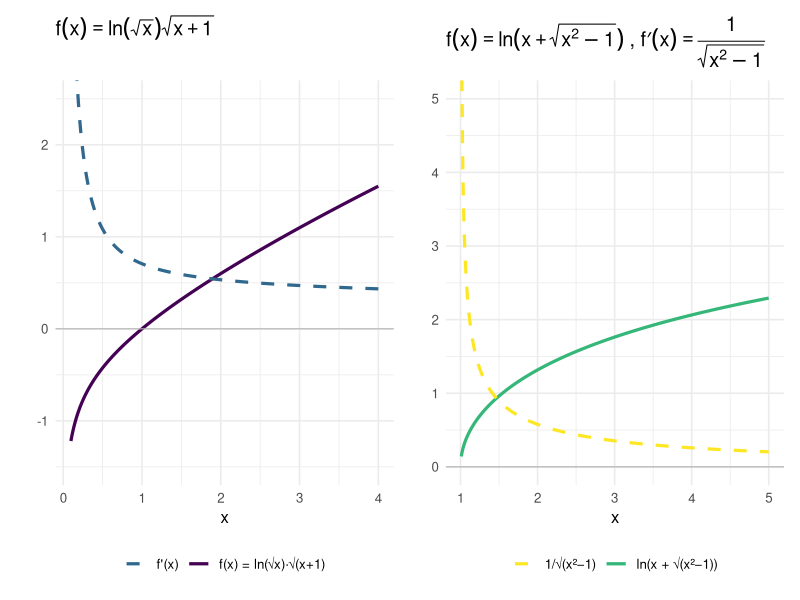

Write the R code that produced this figure.
## ---- chunk 1
#| label: fig-monitoria6
#| fig-cap: "Exercícios da Monitoria 6. À esquerda: $f(x) = \\ln(\\sqrt{x})\\cdot\\sqrt{x+1}$ e sua derivada. À direita: $f(x) = \\ln(x+\\sqrt{x^2-1})$ e sua derivada $f'(x)=1/\\sqrt{x^2-1}$."
#| fig-align: center
#| fig-width: 11
#| fig-height: 4.5

library(ggplot2)
library(patchwork)

base_t <- theme_minimal(base_size = 12)

# Exercício 1: f(x) = ln(sqrt(x)) * sqrt(x+1)
x1 <- seq(0.05, 4, length.out = 500)
df1 <- data.frame(
  x  = x1,
  f  = log(sqrt(x1)) * sqrt(x1 + 1),
  fp = (x1 + 1 + (x1/2)*log(x1)) / (2*x1*sqrt(x1+1))
)
df1 <- subset(df1, abs(fp) < 5)

p1 <- ggplot(df1, aes(x)) +
  geom_line(aes(y = f,  color = "f(x) = ln(√x)·√(x+1)"), linewidth = 1.1) +
  geom_line(aes(y = fp, color = "f'(x)"),                 linewidth = 1.1, linetype = "dashed") +
  geom_hline(yintercept = 0, color = "gray70", linewidth = 0.4) +
  coord_cartesian(ylim = c(-1.5, 2.5)) +
  scale_color_manual(values = c("f(x) = ln(√x)·√(x+1)" = "#440154",
                                 "f'(x)"                = "#31688e")) +
  labs(title = expression(f(x) == ln(sqrt(x)) * sqrt(x+1)),
       x = "x", y = "", color = NULL) +
  base_t + theme(legend.position = "bottom")

# Exercício 4: f(x) = ln(x + sqrt(x^2 - 1)), a=1
x2 <- seq(1.01, 5, length.out = 500)
df2 <- data.frame(
  x  = x2,
  f  = log(x2 + sqrt(x2^2 - 1)),
  fp = 1/sqrt(x2^2 - 1)
)
df2 <- subset(df2, fp < 10)

p2 <- ggplot(df2, aes(x)) +
  geom_line(aes(y = f,  color = "ln(x + √(x²−1))"), linewidth = 1.1) +
  geom_line(aes(y = fp, color = "1/√(x²−1)"),        linewidth = 1.1, linetype = "dashed") +
  geom_hline(yintercept = 0, color = "gray70", linewidth = 0.4) +
  coord_cartesian(ylim = c(0, 5)) +
  scale_color_manual(values = c("ln(x + √(x²−1))" = "#35b779",
                                 "1/√(x²−1)"       = "#FDE725")) +
  labs(title = expression(f(x) == ln(x + sqrt(x^2-1)) ~ "," ~ f*minute(x) == frac(1, sqrt(x^2-1))),
       x = "x", y = "", color = NULL) +
  base_t + theme(legend.position = "bottom")

p1 + p2
